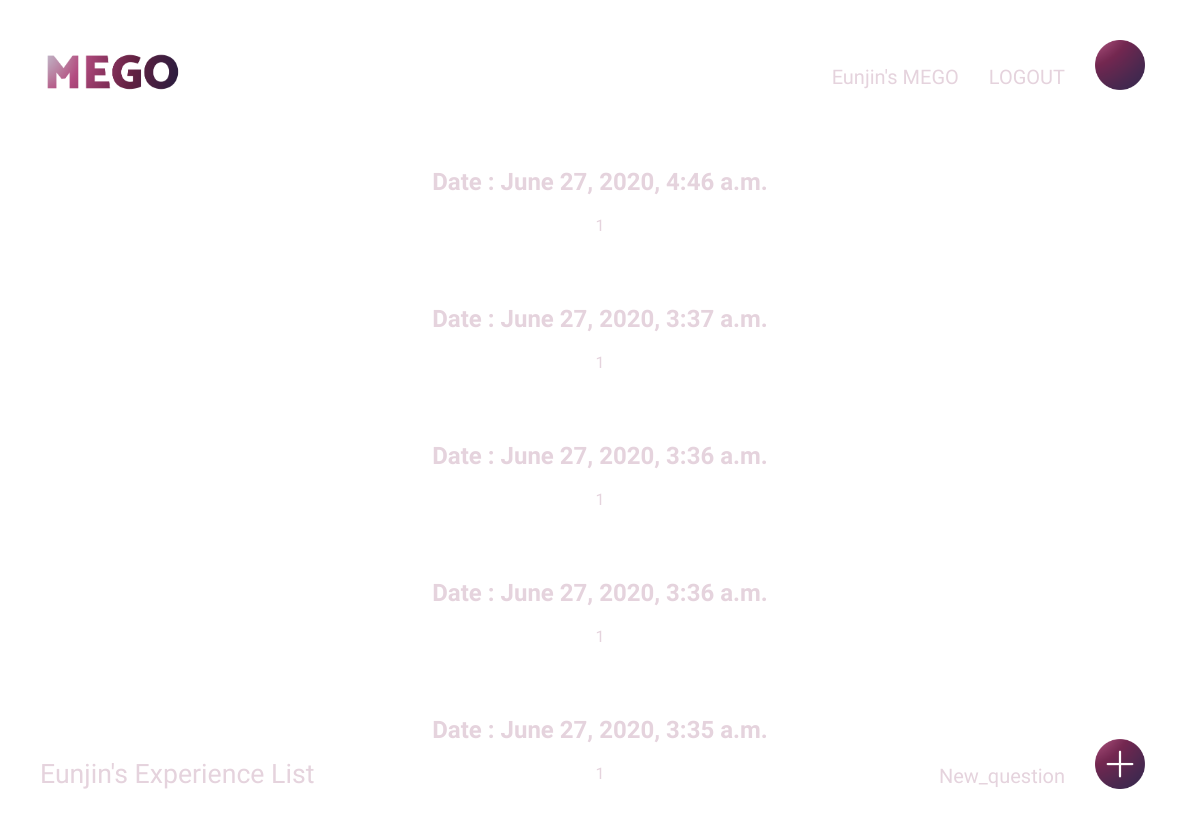
/MEgo/exp_list (signed in), run on an earlier commit of the app's database.
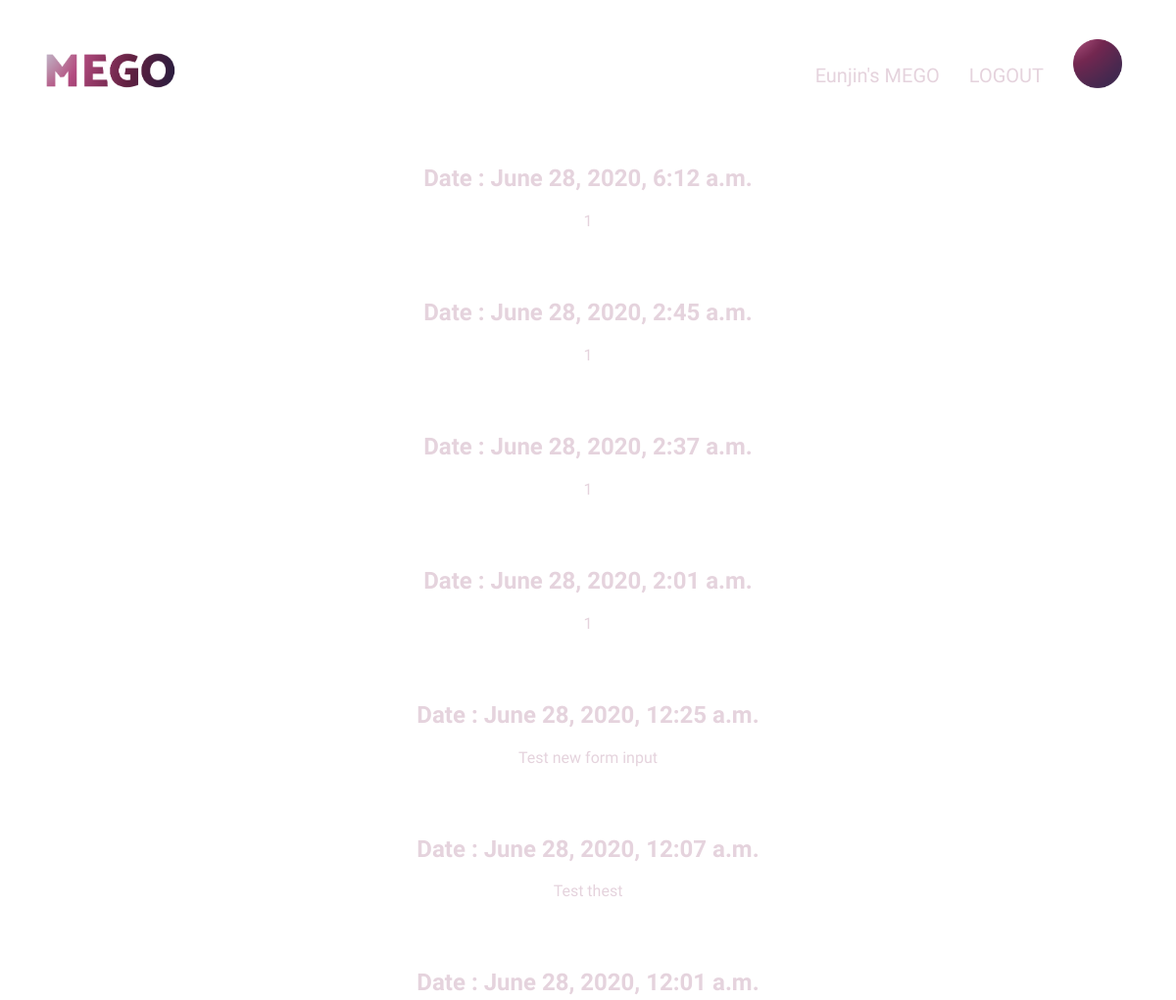
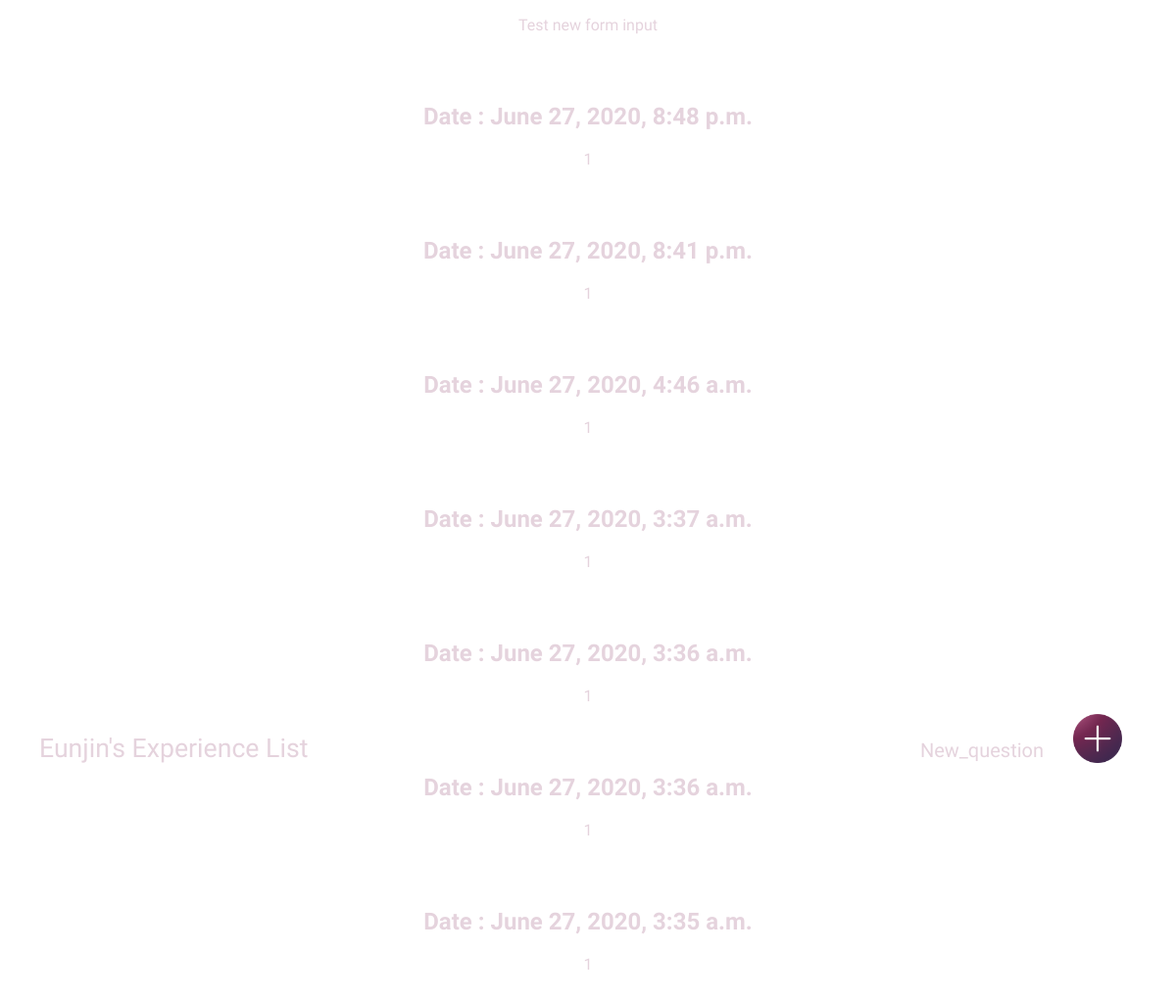
And on a later commit of the database (2 pictures, top to bottom).
### MEgo/models.py (models this page shows, shortened)
class Experience(models.Model):
    author = models.ForeignKey(settings.AUTH_USER_MODEL, on_delete=models.CASCADE, default='admin')
    input_date = models.DateTimeField(
            default=timezone.now)
    exp_date = models.DateTimeField(
            default=timezone.now)
    walks = models.IntegerField(blank=True, null=True)
    sleep = models.FloatField(blank=True, null=True)
    deep_sleep = models.FloatField(blank=True, null=True)
    heartbeat = models.IntegerField(blank=True, null=True)
    calorie = models.IntegerField(blank=True, null=True)
    distance = models.FloatField(blank=True, null=True)
    event = models.TextField()
    thoughts = models.TextField()
    emotion = models.TextField()
    importance = models.IntegerField()
    future = models.IntegerField(default=0)
    related_people = models.CharField(max_length=200, blank=True, null=True)
    related_place = models.CharField(max_length=200, blank=True, null=True)
    photo = models.ImageField(blank=True,upload_to=user_path)  # path based on the function and settings
    thumbnail_photo = models.ImageField(blank=True, upload_to=user_path) # it is not required field
    media_links = models.TextField(blank=True, null=True)
    emotion_color = models.CharField(max_length=100, default="", blank=True, null=True)

### MEgo/views.py (the view)
# urls.py: path('MEgo/exp_list', views.experience_as_list, name='experience_as_list'),
@login_required
def experience_as_list(request):
    if request.user.is_authenticated and request.user.user_id == 'admin':
        exps = Experience.objects.order_by('exp_date')
    else:
        exps = Experience.objects.filter(author__exact=request.user.id).order_by('exp_date').reverse()
    return render(request, 'MEgo/experience_as_list.html', {'exps':exps})

### MEgo/templates/MEgo/experience_as_list.html (shortened to what this page needs)
{% extends 'MEgo/base.html' %}
{% load static %}
{% block content %}
    {% for exp in exps %}
        <div class="exp">
            <h2><a href="{% url 'experience_detail' pk=exp.pk %}">Date : {{ exp.exp_date }}</a></h2>
            <p>{{ exp.event|linebreaksbr }}</p>
        </div>
    {% endfor %}
        <div class="bottom-page-header">
            <h1 id="bottom-logo"><a>{{ user.nickname }}'s Experience List</a></h1>
            <div class="top-menu">
                <li><a href="{% url 'new_question' %}">New_question</a></li>
                <li><a href="{% url 'experience_new_m' %}"><img src="{% static "Icons/+.png" %}" width="50" height="50"></a></li>
            </div>
        </div>
{% endblock %}

What changed in the data, as far as the page shows it:
added Experience: exp_date "June 28, 2020, 6:12 a.m.", event "1"
added Experience: exp_date "June 28, 2020, 2:45 a.m.", event "1"
added Experience: exp_date "June 28, 2020, 2:37 a.m.", event "1"
added Experience: exp_date "June 28, 2020, 2:01 a.m.", event "1"
added Experience: exp_date "June 28, 2020, 12:25 a.m.", event "Test new form input"
added Experience: exp_date "June 28, 2020, 12:07 a.m.", event "Test thest"
added Experience: exp_date "June 28, 2020, 12:01 a.m.", event "Test new form input"
added Experience: exp_date "June 27, 2020, 8:48 p.m.", event "1"
added Experience: exp_date "June 27, 2020, 8:41 p.m.", event "1"
